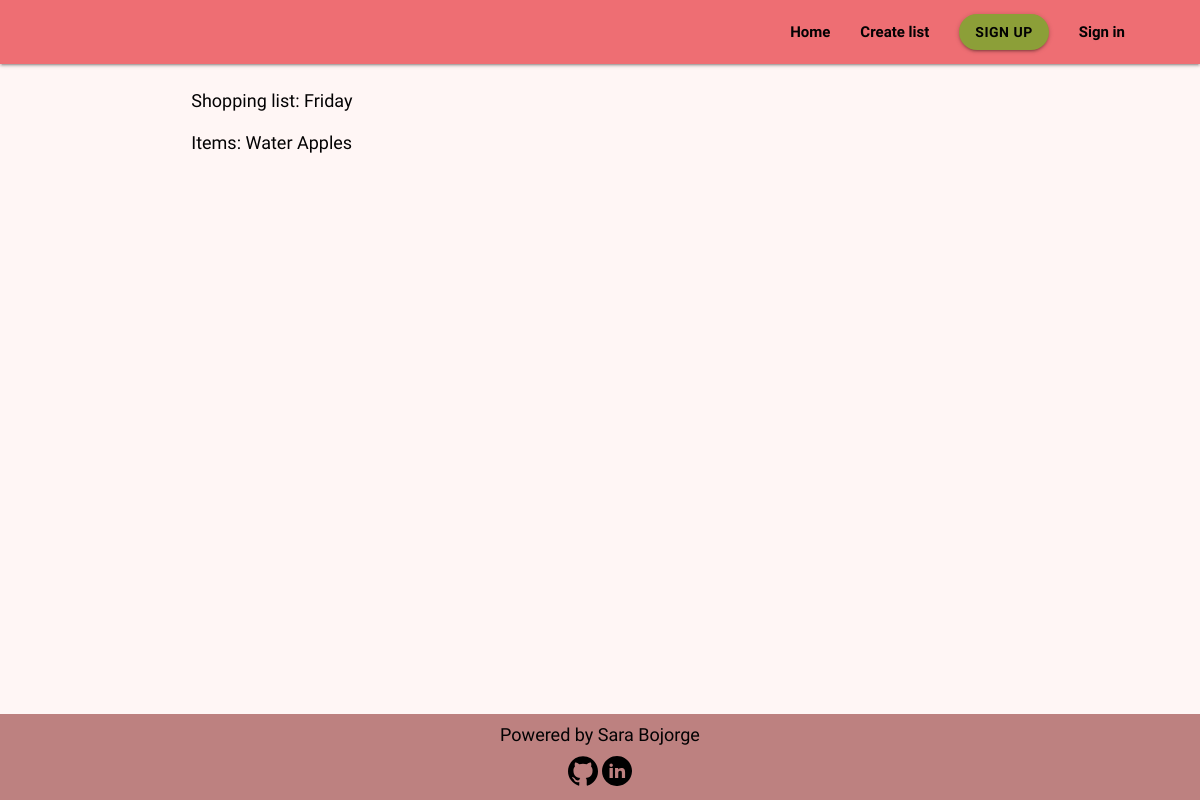
/grocery_list/grocery_list/3, run on an earlier commit of the app's database.
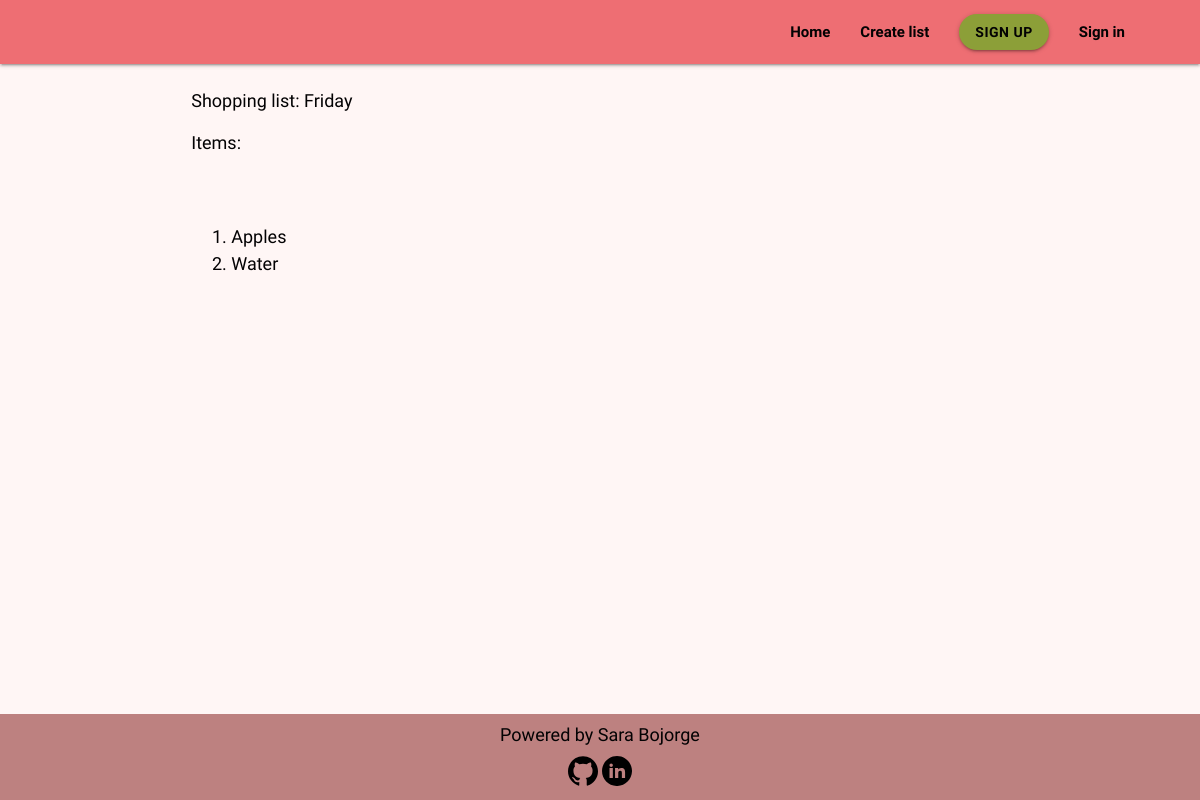
And on a later commit of the database.
### grocery_list/models.py (models this page shows, shortened)
class Grocery(models.Model):
    name = models.CharField(max_length=500, default='My grocery list')
    user = models.ForeignKey(User, on_delete=models.CASCADE,
                             related_name='grocery_owner')
    created_on = models.DateTimeField(auto_now_add=True)
    updated_on = models.DateTimeField(auto_now=True)
    item = RichTextField(max_length=10000, null=False, blank=False)
    class Meta:
        ordering = ['-created_on']

### grocery_list/views.py (the view)
# urls.py: path('grocery_list/<int:pk>', DisplayItem.as_view(), name='display_item'),
class DisplayItem(DetailView):
    model = Grocery
    template_name = 'grocery_list/display_item.html'
    context_object_name = 'grocery'

### grocery_list/templates/grocery_list/display_item.html (shortened to what this page needs)
{% extends 'base.html' %}
{% block content %}
<div class="container row">
    <div class="col s12 m8 l9">
        <p>Shopping list: {{ grocery.name }}</p>
        <p>Items: {{ grocery.item|safe }}</p>
    </div>
</div>
{% endblock %}

What changed in the data, as far as the page shows it:
changed Grocery "Friday": item "Water Apples" → "Apples Water"
